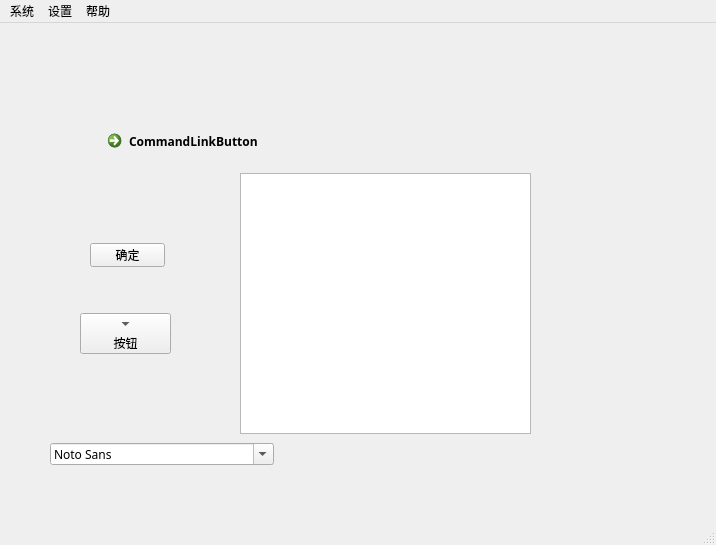
<?xml version="1.0" encoding="UTF-8"?>
<ui version="4.0">
 <class>MainWindow</class>
 <widget class="QMainWindow" name="MainWindow">
  <property name="geometry">
   <rect>
    <x>0</x>
    <y>0</y>
    <width>716</width>
    <height>545</height>
   </rect>
  </property>
  <property name="font">
   <font>
    <family>Heiti SC</family>
   </font>
  </property>
  <property name="windowTitle">
   <string>云企服务管理系统</string>
  </property>
  <property name="windowIcon">
   <iconset resource="resources.qrc">
    <normaloff>:/root/resources/image/title_main.png</normaloff>:/root/resources/image/title_main.png</iconset>
  </property>
  <property name="windowOpacity">
   <double>1.000000000000000</double>
  </property>
  <widget class="QWidget" name="centralwidget">
   <widget class="QTextEdit" name="textEdit">
    <property name="geometry">
     <rect>
      <x>240</x>
      <y>150</y>
      <width>291</width>
      <height>261</height>
     </rect>
    </property>
    <property name="html">
     <string>&lt;!DOCTYPE HTML PUBLIC &quot;-//W3C//DTD HTML 4.0//EN&quot; &quot;http://www.w3.org/TR/REC-html40/strict.dtd&quot;&gt;
&lt;html&gt;&lt;head&gt;&lt;meta name=&quot;qrichtext&quot; content=&quot;1&quot; /&gt;&lt;meta charset=&quot;utf-8&quot; /&gt;&lt;style type=&quot;text/css&quot;&gt;
p, li { white-space: pre-wrap; }
&lt;/style&gt;&lt;/head&gt;&lt;body style=&quot; font-family:'Heiti SC'; font-size:9pt; font-weight:400; font-style:normal;&quot;&gt;
&lt;p style=&quot;-qt-paragraph-type:empty; margin-top:0px; margin-bottom:0px; margin-left:0px; margin-right:0px; -qt-block-indent:0; text-indent:0px; font-family:'.AppleSystemUIFont'; font-size:13pt;&quot;&gt;&lt;br /&gt;&lt;/p&gt;&lt;/body&gt;&lt;/html&gt;</string>
    </property>
   </widget>
   <widget class="QPushButton" name="pushButton">
    <property name="geometry">
     <rect>
      <x>90</x>
      <y>220</y>
      <width>75</width>
      <height>24</height>
     </rect>
    </property>
    <property name="text">
     <string>确定</string>
    </property>
    <property name="icon">
     <iconset resource="resources.qrc">
      <normaloff>:/correct/resources/image/correct_sure_1.svg</normaloff>:/correct/resources/image/correct_sure_1.svg</iconset>
    </property>
    <property name="iconSize">
     <size>
      <width>16</width>
      <height>16</height>
     </size>
    </property>
    <property name="checkable">
     <bool>true</bool>
    </property>
   </widget>
   <widget class="QToolButton" name="toolButton">
    <property name="geometry">
     <rect>
      <x>80</x>
      <y>290</y>
      <width>91</width>
      <height>41</height>
     </rect>
    </property>
    <property name="text">
     <string>按钮</string>
    </property>
    <property name="popupMode">
     <enum>QToolButton::DelayedPopup</enum>
    </property>
    <property name="toolButtonStyle">
     <enum>Qt::ToolButtonTextUnderIcon</enum>
    </property>
    <property name="autoRaise">
     <bool>false</bool>
    </property>
    <property name="arrowType">
     <enum>Qt::DownArrow</enum>
    </property>
   </widget>
   <widget class="QCommandLinkButton" name="commandLinkButton">
    <property name="geometry">
     <rect>
      <x>100</x>
      <y>100</y>
      <width>186</width>
      <height>41</height>
     </rect>
    </property>
    <property name="text">
     <string>CommandLinkButton</string>
    </property>
   </widget>
   <widget class="QFontComboBox" name="fontComboBox">
    <property name="geometry">
     <rect>
      <x>50</x>
      <y>420</y>
      <width>224</width>
      <height>22</height>
     </rect>
    </property>
   </widget>
  </widget>
  <widget class="QMenuBar" name="menubar">
   <property name="geometry">
    <rect>
     <x>0</x>
     <y>0</y>
     <width>716</width>
     <height>18</height>
    </rect>
   </property>
   <widget class="QMenu" name="menu">
    <property name="font">
     <font>
      <family>Heiti SC</family>
     </font>
    </property>
    <property name="title">
     <string>设置</string>
    </property>
    <widget class="QMenu" name="menu_2">
     <property name="font">
      <font>
       <family>Heiti SC</family>
      </font>
     </property>
     <property name="title">
      <string>风格</string>
     </property>
     <addaction name="actionMacOS"/>
     <addaction name="actionWindows"/>
     <addaction name="actionFusion"/>
    </widget>
    <addaction name="menu_2"/>
    <addaction name="separator"/>
    <addaction name="action_3"/>
   </widget>
   <widget class="QMenu" name="menu_3">
    <property name="font">
     <font>
      <family>Heiti SC</family>
     </font>
    </property>
    <property name="title">
     <string>帮助</string>
    </property>
    <addaction name="action_4"/>
    <addaction name="action_5"/>
    <addaction name="action_6"/>
    <addaction name="action_7"/>
   </widget>
   <widget class="QMenu" name="menu_4">
    <property name="font">
     <font>
      <family>Heiti SC</family>
     </font>
    </property>
    <property name="title">
     <string>系统</string>
    </property>
    <addaction name="action_exit_warn"/>
    <addaction name="separator"/>
    <addaction name="action_exit"/>
   </widget>
   <addaction name="menu_4"/>
   <addaction name="menu"/>
   <addaction name="menu_3"/>
  </widget>
  <widget class="QStatusBar" name="statusbar"/>
  <action name="actionMacOS">
   <property name="text">
    <string>WindowVista</string>
   </property>
   <property name="font">
    <font>
     <family>Heiti SC</family>
    </font>
   </property>
  </action>
  <action name="actionWindows">
   <property name="text">
    <string>Windows</string>
   </property>
   <property name="font">
    <font>
     <family>Heiti SC</family>
    </font>
   </property>
  </action>
  <action name="actionFusion">
   <property name="text">
    <string>Fusion</string>
   </property>
   <property name="font">
    <font>
     <family>Heiti SC</family>
    </font>
   </property>
  </action>
  <action name="action_3">
   <property name="text">
    <string>云企切换</string>
   </property>
   <property name="font">
    <font>
     <family>Heiti SC</family>
    </font>
   </property>
  </action>
  <action name="action_4">
   <property name="text">
    <string>操作手册</string>
   </property>
   <property name="font">
    <font>
     <family>Heiti SC</family>
    </font>
   </property>
  </action>
  <action name="action_5">
   <property name="text">
    <string>注册</string>
   </property>
   <property name="font">
    <font>
     <family>Heiti SC</family>
    </font>
   </property>
  </action>
  <action name="action_6">
   <property name="text">
    <string>联系我们</string>
   </property>
   <property name="font">
    <font>
     <family>Heiti SC</family>
    </font>
   </property>
  </action>
  <action name="action_7">
   <property name="text">
    <string>关于我们</string>
   </property>
   <property name="font">
    <font>
     <family>Heiti SC</family>
    </font>
   </property>
  </action>
  <action name="action_exit">
   <property name="icon">
    <iconset resource="resources.qrc">
     <normaloff>:/exit/resources/image/exit_1.svg</normaloff>:/exit/resources/image/exit_1.svg</iconset>
   </property>
   <property name="text">
    <string>退出</string>
   </property>
   <property name="font">
    <font>
     <family>Heiti SC</family>
    </font>
   </property>
   <property name="menuRole">
    <enum>QAction::QuitRole</enum>
   </property>
  </action>
  <action name="action_exit_warn">
   <property name="checkable">
    <bool>true</bool>
   </property>
   <property name="checked">
    <bool>true</bool>
   </property>
   <property name="icon">
    <iconset resource="resources.qrc">
     <normaloff>:/bell/resources/image/bell_1.svg</normaloff>:/bell/resources/image/bell_1.svg</iconset>
   </property>
   <property name="text">
    <string>退出时发出警告</string>
   </property>
   <property name="font">
    <font>
     <family>Heiti SC</family>
    </font>
   </property>
  </action>
 </widget>
 <resources>
  <include location="resources.qrc"/>
 </resources>
 <connections/>
</ui>
